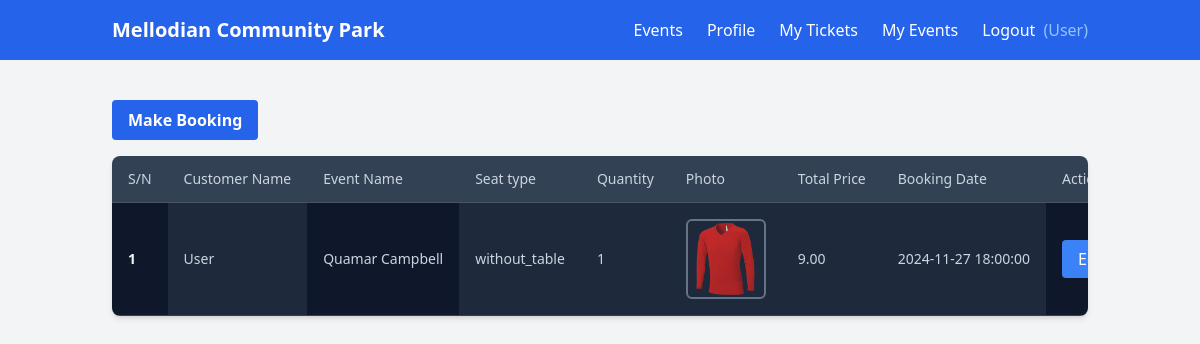
The page /my-tickets (signed in) on the database its author committed.
### tables this page shows
CREATE TABLE IF NOT EXISTS `tickets` (
  `id` int NOT NULL AUTO_INCREMENT,
  `user_id` int NOT NULL,
  `event_id` int NOT NULL,
  `seat_type` enum('with_table','without_table') NOT NULL,
  `quantity` int NOT NULL,
  `adult_photo` varchar(255) DEFAULT NULL,
  `total_price` decimal(10,2) NOT NULL,
  `booking_date` timestamp NULL DEFAULT CURRENT_TIMESTAMP,
  `created_at` timestamp NULL DEFAULT CURRENT_TIMESTAMP,
  `updated_at` timestamp NULL DEFAULT CURRENT_TIMESTAMP ON UPDATE CURRENT_TIMESTAMP,
  PRIMARY KEY (`id`),
  KEY `user_id` (`user_id`),
  KEY `event_id` (`event_id`),
  CONSTRAINT `tickets_ibfk_1` FOREIGN KEY (`user_id`) REFERENCES `users` (`id`) ON DELETE CASCADE,
  CONSTRAINT `tickets_ibfk_2` FOREIGN KEY (`event_id`) REFERENCES `events` (`id`) ON DELETE CASCADE
);

CREATE TABLE IF NOT EXISTS `users` (
  `id` int NOT NULL AUTO_INCREMENT,
  `name` varchar(255) NOT NULL,
  `email` varchar(255) NOT NULL,
  `phone` varchar(15) NOT NULL,
  `password` varchar(255) NOT NULL,
  `role` varchar(50) NOT NULL DEFAULT 'user',
  `profile_photo` varchar(255) DEFAULT NULL,
  `created_at` timestamp NULL DEFAULT CURRENT_TIMESTAMP,
  `updated_at` timestamp NULL DEFAULT CURRENT_TIMESTAMP ON UPDATE CURRENT_TIMESTAMP,
  PRIMARY KEY (`id`),
  UNIQUE KEY `email` (`email`)
);

CREATE TABLE IF NOT EXISTS `events` (
  `id` int NOT NULL AUTO_INCREMENT,
  `name` varchar(255) NOT NULL,
  `description` text NOT NULL,
  `date` date NOT NULL,
  `time` time NOT NULL,
  `price_with_table` decimal(10,2) NOT NULL,
  `price_without_table` decimal(10,2) NOT NULL,
  `requires_adult` tinyint(1) DEFAULT '0',
  `seat_limit` int NOT NULL,
  `created_at` timestamp NULL DEFAULT CURRENT_TIMESTAMP,
  `updated_at` timestamp NULL DEFAULT CURRENT_TIMESTAMP ON UPDATE CURRENT_TIMESTAMP,
  PRIMARY KEY (`id`)
);

### controllers/customer/CustomerController.php (called while the page is built, shortened)
<?php
require_once 'models/Event.php';
require_once 'models/Booking.php';
class CustomerController
{
    public  function __construct()
    {
        $this->booking = new Booking();
    }
    public function myTickets(): void
    {
        $bookings  = $this->booking->getAllBookings();
        include 'views/customer/my-tickets.php';
    }
}

### models/Booking.php (called while the page is built, shortened)
<?php
require_once 'config/connection.php';
class Booking
{
    public function getAllBookings(): array
    {
        if (isset($_SESSION['role']) && $_SESSION['role'] == 'admin') {
            global $conn;
            $stmt = $conn->prepare("SELECT
                    tickets.id AS ticket_id,
                    users.name AS user_name,
                    events.name AS event_name,
                    tickets.seat_type,
                    tickets.quantity,
                    tickets.adult_photo,
                    tickets.total_price,
                    tickets.booking_date
                FROM tickets
                JOIN users ON tickets.user_id = users.id
                JOIN events ON tickets.event_id = events.id;
                                          ");
            if ($stmt->execute()) {
                $result = $stmt->get_result();
                if ($result->num_rows > 0) {
                    return $result->fetch_all(MYSQLI_ASSOC);
                }
                return [];
            }
            $stmt->close();
            return [];
        } elseif (isset($_SESSION['role']) && $_SESSION['role'] == 'user') {
            global $conn;
            $stmt = $conn->prepare("SELECT
                            users.name AS user_name,
                            events.name AS event_name,
                            tickets.id,
                            tickets.seat_type,
                            tickets.quantity,
                            tickets.adult_photo,
                            tickets.total_price,
                            tickets.booking_date
                            FROM tickets
                            JOIN users ON tickets.user_id = users.id
                            JOIN events ON tickets.event_id = events.id
                           WHERE tickets.user_id = ?;");
            $stmt->bind_param("i", $_SESSION['id']);
            if ($stmt->execute()) {
                $result = $stmt->get_result();
                if ($result->num_rows > 0) {
                    $bookings = [];
                    while ($user = $result->fetch_object()) {
                        $bookings[] = $user;
                    }
                    return $bookings;
                }
                return [];
            }
            return [];
        }
    }
}

### views/customer/my-tickets.php (the view, shortened to what this page needs)
<!DOCTYPE html>
<html lang="en">
<head>
    <script src="https://cdn.tailwindcss.com"></script>
</head>
<body class="bg-gray-100">
    <?php
    include_once "views/components/user-navbar.php";
    ?>
    <div class="container mx-auto py-10 px-6">
        <a href="/" class="inline-block bg-blue-600 text-white font-bold py-2 px-4 rounded hover:bg-blue-700 mb-4">
            Make Booking
        </a>
        <div
            class="relative flex flex-col w-full h-full overflow-scroll text-slate-300 bg-slate-800 shadow-md rounded-lg bg-clip-border">
            <table class="w-full text-left table-auto min-w-max">
                <thead>
                    <tr>
                        <th class="p-4 border-b border-slate-600 bg-slate-700">
                            <p class="text-sm font-normal leading-none text-slate-300">
                                S/N
                            </p>
                        </th>
                        <th class="p-4 border-b border-slate-600 bg-slate-700">
                            <p class="text-sm font-normal leading-none text-slate-300">
                                Customer Name
                            </p>
                        </th>
                        <th class="p-4 border-b border-slate-600 bg-slate-700">
                            <p class="text-sm font-normal leading-none text-slate-300">
                                Event Name
                            </p>
                        </th>
                        <th class="p-4 border-b border-slate-600 bg-slate-700">
                            <p class="text-sm font-normal leading-none text-slate-300">
                                Seat type
                            </p>
                        </th>
                        <th class="p-4 border-b border-slate-600 bg-slate-700">
                            <p class="text-sm font-normal leading-none text-slate-300">
                                Quantity
                            </p>
                        </th>
                        <th class="p-4 border-b border-slate-600 bg-slate-700">
                            <p class="text-sm font-normal leading-none text-slate-300">
                                Photo
                            </p>
                        </th>
                        <th class="p-4 border-b border-slate-600 bg-slate-700">
                            <p class="text-sm font-normal leading-none text-slate-300">
                                Total Price
                            </p>
                        </th>
                        <th class="p-4 border-b border-slate-600 bg-slate-700">
                            <p class="text-sm font-normal leading-none text-slate-300">
                                Booking Date
                            </p>
                        </th>
                        <th class="p-4 border-b border-slate-600 bg-slate-700">
                            <p class="text-sm font-normal leading-none text-slate-300">
                                Actions
                            </p>
                        </th>
                    </tr>
                </thead>
                <tbody>
                    <?php
                    $sn = 1;
                    foreach ($bookings as $booking):
                    ?>
                    <tr class="hover:bg-slate-700">
                        <td class="p-4 w-1 border-b border-slate-700 bg-slate-900">
                            <p class="text-sm text-slate-100 font-semibold">
                                <?php echo htmlspecialchars($sn); ?>
                            </p>
                        </td>
                        <td class="p-4 border-b border-slate-700 bg-slate-800">
                            <p class="text-sm text-slate-300">
                                <?php echo htmlspecialchars($booking->user_name); ?>
                            </p>
                        </td>
                        <td class="p-4 border-b border-slate-700 bg-slate-900">
                            <p class="text-sm text-slate-300">
                                <?php echo htmlspecialchars($booking->event_name); ?>
                            </p>
                        </td>
                        <td class="p-4 border-b border-slate-700 bg-slate-800">
                            <p class="text-sm text-slate-300">
                                <?php echo htmlspecialchars($booking->seat_type); ?>
                            </p>
                        </td>
                        <td class="p-4 border-b border-slate-700 bg-slate-800">
                            <p class="text-sm text-slate-300">
                                <?php echo htmlspecialchars($booking->quantity); ?>
                            </p>
                        </td>
                        <td class="p-4 border-b border-slate-700 bg-slate-800">
                            <p class="text-sm text-slate-300">
                                <img src="<?php echo htmlspecialchars($booking->adult_photo); ?>" alt=""
                                    class="w-20 h-20 object-cover border-2 border-slate-500 rounded-md h-20 w-20">
                            </p>
                        </td>
                        <td class="p-4 border-b border-slate-700 bg-slate-800">
                            <p class="text-sm text-slate-300">
                                <?php echo htmlspecialchars($booking->total_price); ?>
                            </p>
                        </td>
                        <td class="p-4 border-b border-slate-700 bg-slate-800">
                            <p class="text-sm text-slate-300">
                                <?php echo htmlspecialchars($booking->booking_date); ?>
                            </p>
                        </td>
                        <td class="p-4 border-b border-slate-700 bg-slate-900">
                            <a href="edit-ticket?id=<?php echo ($booking->id); ?>"
                                class="bg-blue-500 text-white py-2 px-4 rounded hover:bg-blue-600">Edit</a>
                        </td>
                    </tr>
                    <?php
                        $sn++;
                    endforeach;
                    ?>
                </tbody>
            </table>
        </div>
    </div>
</body>
</html>

### rows shown on the page
tickets: user.name "User", event.name "Quamar Campbell", seat_type "without_table", quantity "1", adult_photo (picture), total_price "9.00", booking_date "2024-11-27 18:00:00"

### other values the page prints
$_SESSION['name'] "User"
